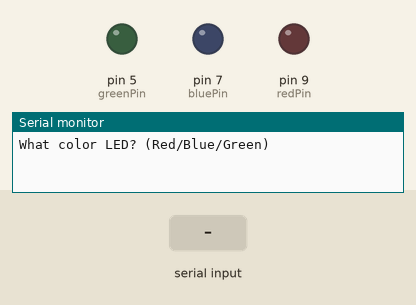
Recording of a sketch running on a simulated Arduino Uno, built with avr-gcc and run on an emulated ATmega328P. Shown: output pins drawn as LEDs (lit = HIGH), the last lines printed to the serial monitor. Inputs (shaded band) come from the test bench.

Above: at 1.2 s.
1.3 s: "Red" received over Serial
At 2.9 s:
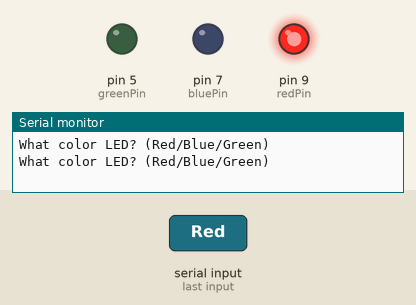
3.8 s: "Blue" received over Serial
At 6.0 s:
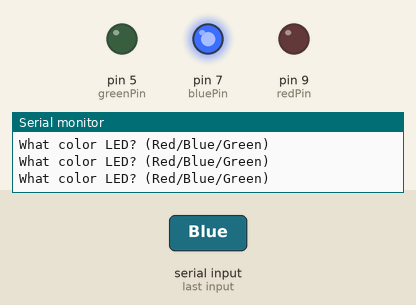
6.3 s: "Green" received over Serial
At 7.9 s:
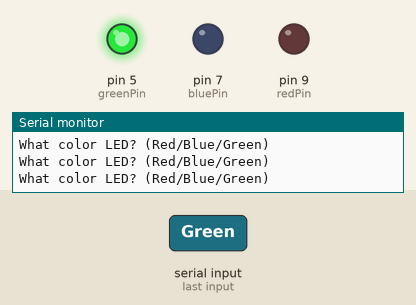
8.8 s: "red" received over Serial
At 11.0 s:
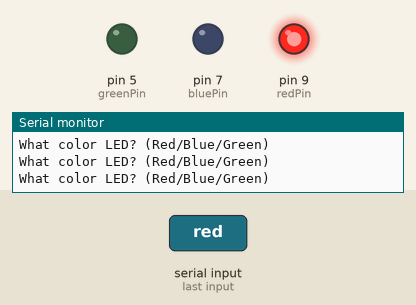
11.3 s: "blue" received over Serial
At 12.9 s:
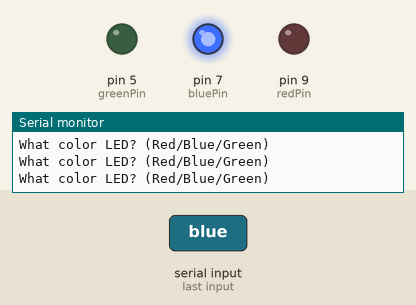
Timing chart, 0 to 14.4 s (numbered marks = the images above; inputs shaded):
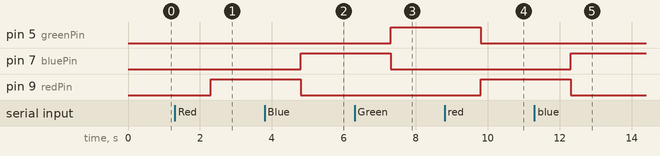

The sketch:

Code_19_Read_Strings_SM.ino
```cpp
String myColor;
String msg="What color LED? (Red/Blue/Green) ";
int redPin=9;
int bluePin=7;
int greenPin=5;
void setup() {
  // put your setup code here, to run once:
Serial.begin(9600);
pinMode(redPin,OUTPUT);
pinMode(bluePin,OUTPUT);
pinMode(greenPin,OUTPUT);
}

void loop() {
  // put your main code here, to run repeatedly:
Serial.println(msg);
while (Serial.available()==0){

}
myColor=Serial.readString();

if (myColor=="Red" || myColor=="red"){
  digitalWrite(redPin,HIGH);
  digitalWrite(bluePin,LOW);
  digitalWrite(greenPin,LOW);
}
if (myColor=="Blue" || myColor=="blue"){
  digitalWrite(redPin,LOW);
  digitalWrite(bluePin,HIGH);
  digitalWrite(greenPin,LOW);
}
if (myColor=="Green" || myColor=="green"){
  digitalWrite(redPin,LOW);
  digitalWrite(bluePin,LOW);
  digitalWrite(greenPin,HIGH);
}
}
```

Measured:
- after the input at 1.3 s, pin 9 (redPin): LOW → HIGH after 1.0 s
- after the input at 3.8 s, pin 7 (bluePin): LOW → HIGH after 1.0 s; pin 9 (redPin): HIGH → LOW after 1.0 s
- after the input at 6.3 s, pin 5 (greenPin): LOW → HIGH after 1.0 s; pin 7 (bluePin): HIGH → LOW after 1.0 s
- after the input at 8.8 s, pin 5 (greenPin): HIGH → LOW after 1.0 s; pin 9 (redPin): LOW → HIGH after 1.0 s
- after the input at 11.3 s, pin 7 (bluePin): LOW → HIGH after 1.0 s; pin 9 (redPin): HIGH → LOW after 1.0 s
